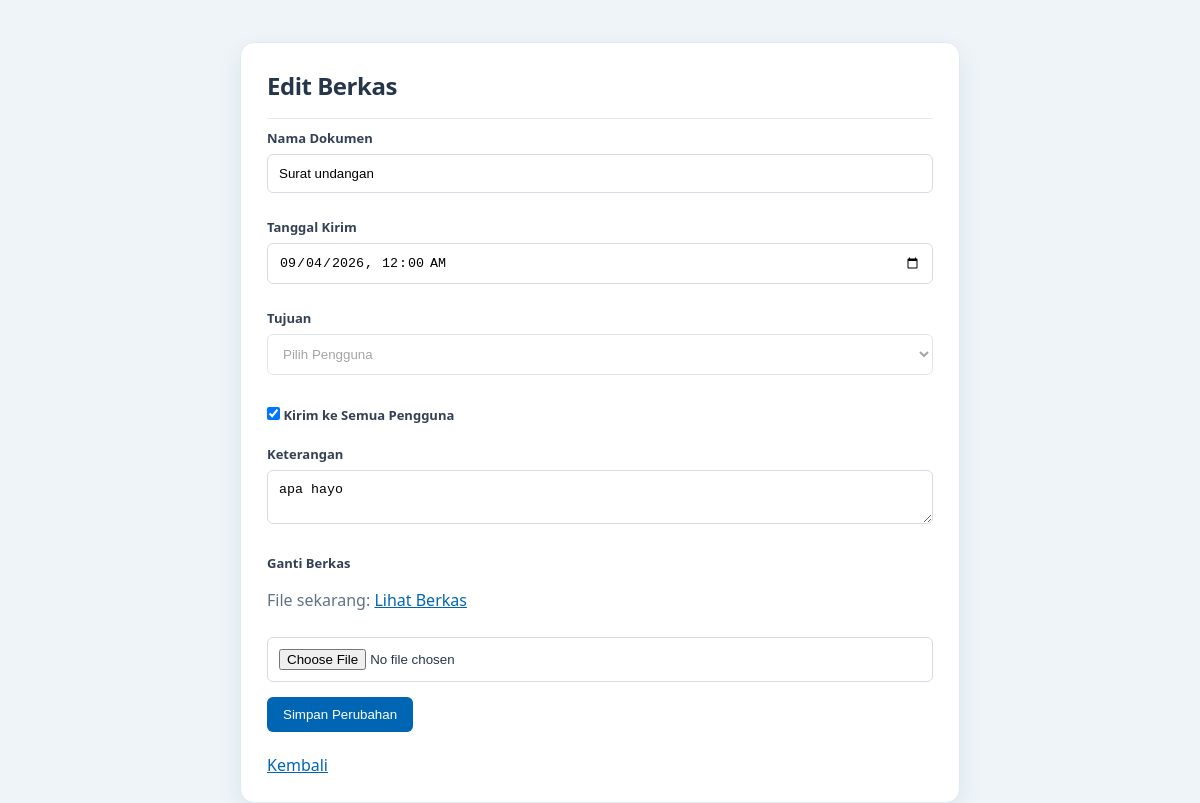
The page /index.php?aksi=edit&id=3 (signed in) on the database its author committed.
### tables this page shows
CREATE TABLE `berkas` (
  `id_berkas` int NOT NULL,
  `n_dokumen` varchar(255) NOT NULL,
  `tgl_kirim` datetime NOT NULL DEFAULT CURRENT_TIMESTAMP,
  `id_pengirim` int NOT NULL,
  `id_tujuan` int DEFAULT NULL,
  `tujuan_semua` tinyint(1) NOT NULL DEFAULT '0',
  `tgl_terima` datetime DEFAULT NULL,
  `tujuan` varchar(20) DEFAULT NULL,
  `keterangan` text,
  `file_berkas` varchar(255) DEFAULT NULL,
  `status` enum('Dikirim','Diterima') NOT NULL DEFAULT 'Dikirim'
);

### controller/BerkasController.php (called while the page is built, shortened)
<?php
require_once "model/Berkas.php";
class BerkasController {
    public function edit() {
        $id = $_GET['id'];
        $model = new Berkas();
        $data = $model->editData($id);
        $user = $model->tampilUser();
        require_once "views/edit.php";
    }
}
?>

### model/Berkas.php (called while the page is built, shortened)
<?php
require_once "config/Koneksi.php";
class Berkas {
    private $conn;
    public function __construct() {
        $db = new Koneksi();
        $this->conn = $db->getKoneksi();
    }
    private function buatTabelKomentar() {
        $this->conn->query("CREATE TABLE IF NOT EXISTS komentar_berkas (
            id_komentar INT NOT NULL AUTO_INCREMENT,
            id_berkas INT NOT NULL,
            id_user INT NOT NULL,
            komentar TEXT NOT NULL,
            dibuat_pada TIMESTAMP NOT NULL DEFAULT CURRENT_TIMESTAMP,
            PRIMARY KEY (id_komentar),
            INDEX (id_berkas),
            INDEX (id_user)
        ) ENGINE=InnoDB DEFAULT CHARSET=utf8mb4");
    }
    public function tampilUser() {
        $sql = "SELECT * FROM `user`
                ORDER BY nama ASC";
        $hasil = $this->conn->query($sql);
        $data = [];
        while ($row = $hasil->fetch_assoc()) {
            $data[] = $row;
        }
        return $data;
    }
    public function editData($id) {
        $sql = "SELECT * FROM berkas
                WHERE id_berkas = $id";
        $hasil = $this->conn->query($sql);
        return $hasil->fetch_assoc();
    }
}
?>

### config/Koneksi.php (called while the page is built, shortened)
<?php
class Koneksi {
    public function getKoneksi() {
        $koneksi = new mysqli("localhost", "root", "", "e-berkas");
        return $koneksi;
    }
}
?>

### views/edit.php (the view, shortened to what this page needs)
<!DOCTYPE html>
<html>
<head>
    <link rel="stylesheet" href="views/css/style.css?v=3">
</head>
<body>
<div class="box">
    <h2>Edit Berkas</h2>
    <form action="index.php?aksi=prosesEdit" method="POST" enctype="multipart/form-data">
        <label>Nama Dokumen</label>
        <input type="text" name="n_dokumen"
        value="<?php echo $data['n_dokumen']; ?>" required>
        <label>Tanggal Kirim</label>
        <input type="datetime-local" name="tgl_kirim"
        value="<?php echo date('Y-m-d\TH:i', strtotime($data['tgl_kirim'])); ?>" required>
        <label>Tujuan</label>
        <select name="tujuan" id="tujuan">
            <option value="">Pilih Pengguna</option>
        </select>
        <label>
            <input type="checkbox"
                   class="check"
                   name="semua"
                   value="1"
                   id="semua"
                   onclick="semuaUser()"
                   <?php if ($data['tujuan_semua'] == 1) echo "checked"; ?>>
            Kirim ke Semua Pengguna
        </label>
        <label>Keterangan</label>
        <textarea name="keterangan"><?php echo $data['keterangan']; ?></textarea>
        <label>Ganti Berkas</label>
        <?php if (!empty($data['file_berkas'])) { ?>
            <p>
                File sekarang:
                <a href="uploads/<?php echo $data['file_berkas']; ?>" target="_blank">
                    Lihat Berkas
                </a>
            </p>
        <?php } else { ?>
            <p>Belum ada file.</p>
        <?php } ?>
        <input type="file" name="file_berkas">
        <button type="submit">Simpan Perubahan</button>
    </form>
    <br>
    <a href="index.php?aksi=berkas">Kembali</a>
</div>
</body>
</html>

### views/css/style.css (style rules this page uses)
* { box-sizing: border-box; }
body { margin: 0; font-family: "Segoe UI", Arial, sans-serif; background: #eef4f8; color: #26364a; animation: muncul 0.5s ease; }
.box { background: white; padding: 26px; border: 1px solid #e1eaf1; border-radius: 14px; box-shadow: 0 8px 24px rgba(25, 61, 87, 0.07); animation: naik 0.6s ease; }
.box h2 { margin-top: 0; margin-bottom: 10px; font-size: 24px; letter-spacing: -0.02em; }
.box p { color: #607286; line-height: 1.6; }
body > .box { width: min(720px, calc(100% - 40px)); margin: 42px auto; }
body > .box h2 { padding-bottom: 16px; border-bottom: 1px solid #e1eaf1; }
form label { display: block; margin-top: 10px; color: #344054; font-size: 13px; font-weight: 700; }
input, select, textarea { width: 100%; padding: 11px; margin: 7px 0 15px; border: 1px solid #d5dce5; border-radius: 6px; background: #fff; transition: 0.3s; }
button, .btn { display: inline-block; padding: 10px 16px; background: #0066b3; color: white; border: none; text-decoration: none; border-radius: 6px; cursor: pointer; transition: 0.3s; }
a { color: #0066b3; transition: 0.2s; }
.check { width: auto; }
h1, h2, h3 { color: #26364a; }

### rows shown on the page
berkas: n_dokumen "Surat undangan", tgl_kirim "09/04/2026 00:00", tujuan_semua "☑", keterangan "apa hayo"
